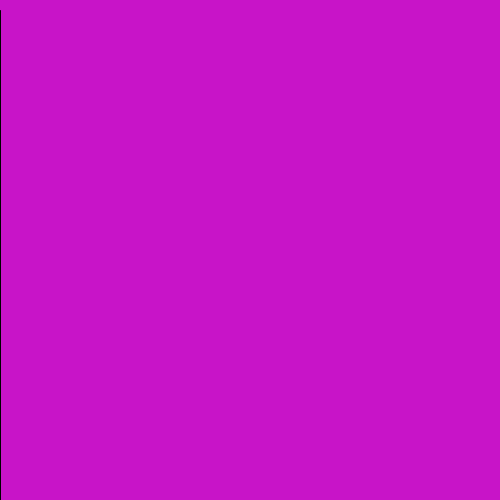
Frame 1 (no input)
Frame 60 (the mouse pressed at the canvas centre just before this capture): blank canvas, image omitted
Frame 120 (the mouse held since frame 60 and released just before this capture): blank canvas, image omitted

The Processing sketch that drew this single still picture (run headless with seeded random() and noise(); from frame 60 on, the mouse is pressed at the canvas centre):

// Processing sketch: ejercicio_2
// ── ejercicio_2.pde
int posX = 0;

void setup(){
  size( 500, 500);
  frameRate(20);
  
}

void draw (){
  background (200,20,200);
  //x1, y1, x2, y2
  line (posX, 10, posX, height);
  posX++;
}
